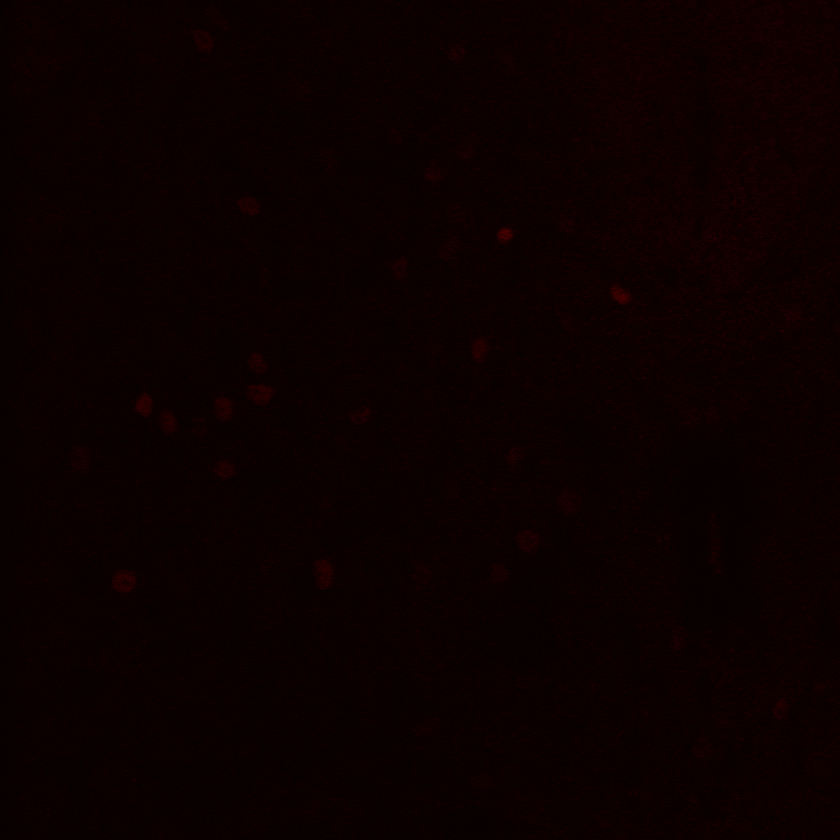
%> input picture fos close_ch00.tif, 840 x 840 px, shrunk from 1024 x 1024 before the run
$ octave colabel.m   (GNU Octave 9; MATLAB toolbox functions it lacks are replaced by stand-ins)
%> lines starting %> are read from the running program, lines starting %| are printed output that depends on the picture
### mexican_hat.m
function [Binary_mask, Gray_image] = mexican_hat(I, Size, Sigma, Std)


%I_bw is a grayscale image, not BW
I_bw = mat2gray(I);

% Try Wiener
 J = wiener2(I_bw);

% Try gamma
% J = imadjust(I_bw, [], [], 1.5);
% figure;imshow(J);
% figure;imshow(I_bw);
%pad image with zeros
% I_pad = padarray(I_bw, [70 70],'replicate');
I_pad = padarray(J, [70 70],'replicate');

%Creating mexican hat template and convolving with image
mex_hat = mexhati(Size, Sigma);
I_hat = mexconv(I_pad,mex_hat);

%Create a threshold. Take the mean of the of the whole image and find the
%standard deviation


sz_image = size(I_hat);
img_vector = reshape(I_hat, [1 sz_image(1)*sz_image(2)]);
avg_image = mean(img_vector);
std_image = std(img_vector);

% Create a binary image
Binary_mask = I_hat > (avg_image + Std * std_image);

%removing padding of image for mask and gray image
Binary_mask(1:70,:)=[];
Binary_mask(end-69:end,:)= [];
Binary_mask(:,1:70)=[];
Binary_mask(:,end-69:end)=[];

% Create a gray image and remove padding
Gray_image = I_hat ;

Gray_image(1:70,:)=[];
Gray_image(end-69:end,:)= [];
Gray_image(:,1:70)=[];
Gray_image(:,end-69:end)=[];

%normalize
Gray_image = mat2gray(Gray_image);
%converting image matrix to a vector

### mexconv.m
%This function convolves your image with the mexican hat template generated
%by mexhati.
%
%
%
function convolved_image = mexconv(I, mexihat)

% figure;imshow(I)
% title('original')

norm = mat2gray(I);
% figure;imshow(norm)
% title('after mat2gray before conv')

HH = conv2(norm,mexihat,'same');
% figure;imshow(HH);
% title('after convolution')

II = mat2gray(HH);
% figure;imshow(II);
% title('after renormalizing after convolution')

convolved_image = HH;

### mexhati.m
% This is a mexican hat function. This function will return a
% two-dimensional template of a mexican hat. Input size designates how big
% the template is in terms of pixels. Ex. size = 50 will return a mexican
% hat template that is 50 pixels by 50 pixels. Sigma is the standard
% deviation of the Gaussian function which also determins the width and
% size of the mexican hat function.
%
%

%Mexican hat function
function mexican_hat = mexhati(size,sigma)

[x,y] = meshgrid(0:1:size);
shift = size/2;
a = 1;

mexhat = (a/(pi*sigma^2))*(1 - ((x-shift).^2+(y-shift).^2)/(2*sigma^2)).*exp(-(((x-shift).^2+(y-shift).^2))/(2*sigma^2));
% figure; surf(x,y,mexhat);
mexican_hat = mexhat;

### colabel.m
%%
[filename,pathname,filterindex] = uigetfile('../*.tif', 'Select image file');
%> the answer given: fos close_ch00.tif
file_cat = strcat(pathname,filename);

I_Cfos = imread(file_cat);
%> I_Cfos is the input picture: size 840x840x3 uint8; mean R, G, B 12.1, 0, 0
I_Cfos_bw = mat2gray(I_Cfos);
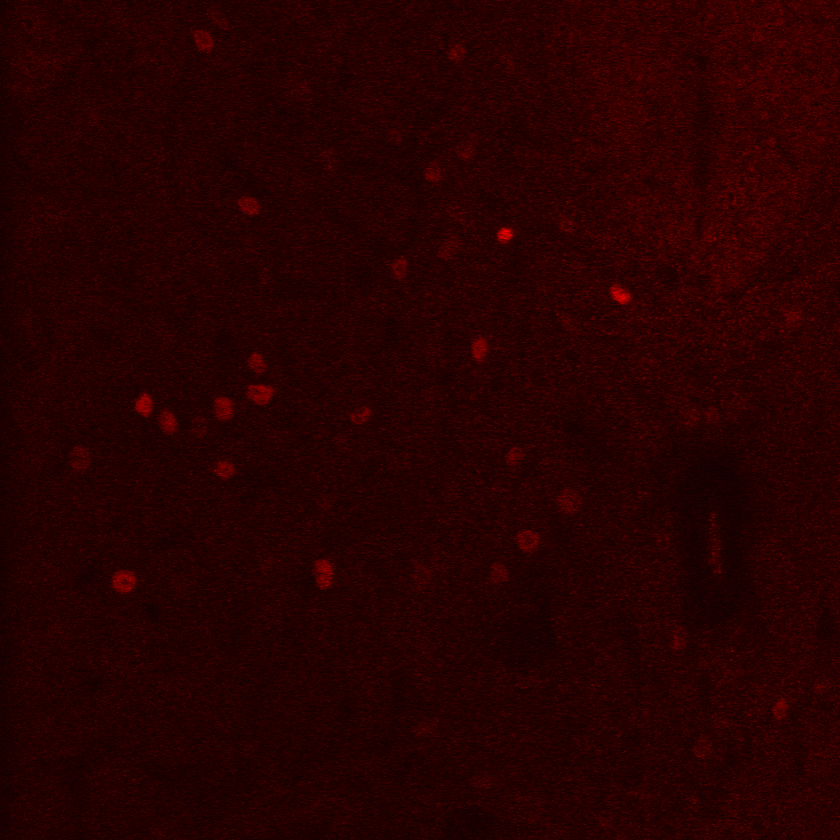
%> I_Cfos_bw: size 840x840x3 double; mean R, G, B 0.157, 0, 0
Cfos_mask = mexican_hat(I_Cfos,80,4,3);
%> in mexican_hat, `J = wiener2(I_bw);`:
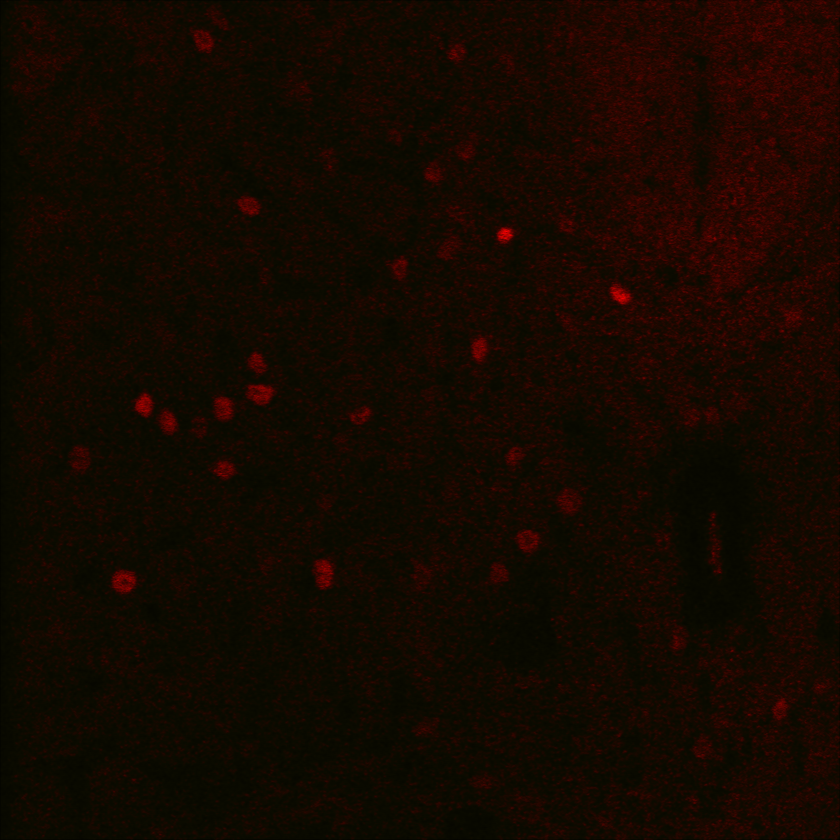
%> J: size 840x840x3 double; mean R, G, B 0.0843, 0.0368, 0
%> in mexican_hat, `I_pad = padarray(J, [70 70],'replicate');`:
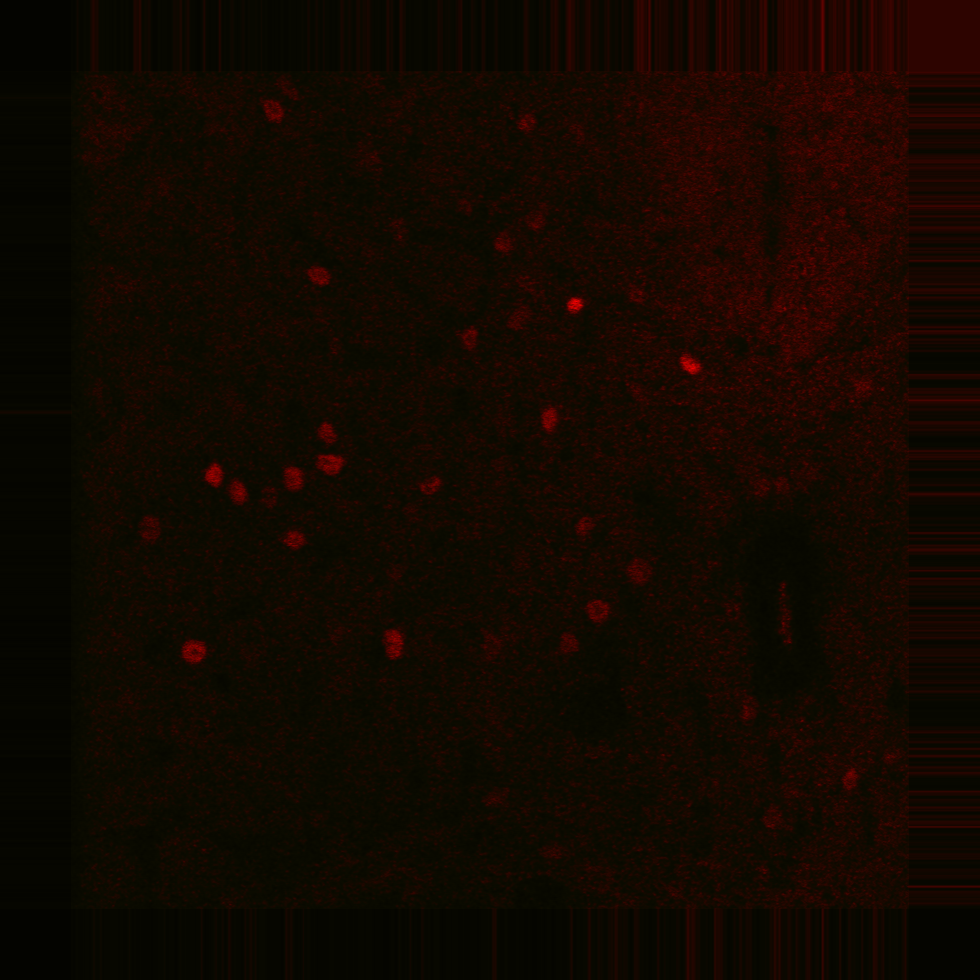
%> I_pad: size 980x980x3 double; mean R, G, B 0.0766, 0.034, 0
%> the run ends on the next line
